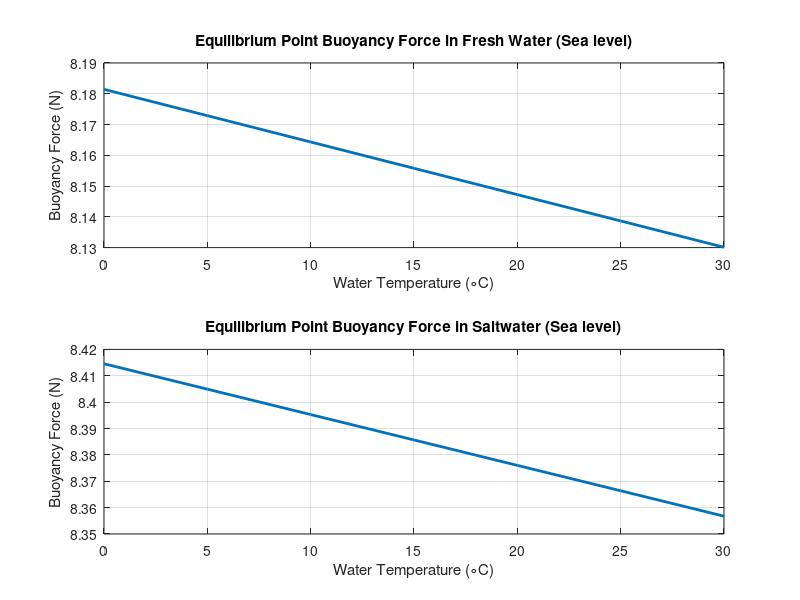

Write the MATLAB code that produced this figure.
% Constants
g = 9.81;              % Acceleration due to gravity (m/s²)
volume = 0.000833;     % Volume of the robot (m³)

% Density range for fresh water at different temperatures
temperature_range = 0:5:30; % Temperature in degrees Celsius
rho_freshwater = 997 * (1 - 0.00021 * (temperature_range - 20)); % Density of fresh water (kg/m³)

% Density range for saltwater at different temperatures
rho_saltwater = 1025 * (1 - 0.00023 * (temperature_range - 20)); % Density of saltwater (kg/m³)

% Buoyancy force calculation for fresh water and saltwater at different temperatures
buoyancy_freshwater = rho_freshwater * volume * g;
buoyancy_saltwater = rho_saltwater * volume * g;

% Plotting
figure;

% Plot for fresh water
subplot(2,1,1);
plot(temperature_range, buoyancy_freshwater, 'LineWidth', 2);
xlabel('Water Temperature (\circC)');
ylabel('Buoyancy Force (N)');
title('Equilibrium Point Buoyancy Force in Fresh Water (Sea level)');
grid on;

% Plot for saltwater
subplot(2,1,2);
plot(temperature_range, buoyancy_saltwater, 'LineWidth', 2);
xlabel('Water Temperature (\circC)');
ylabel('Buoyancy Force (N)');
title('Equilibrium Point Buoyancy Force in Saltwater (Sea level)');
grid on;
